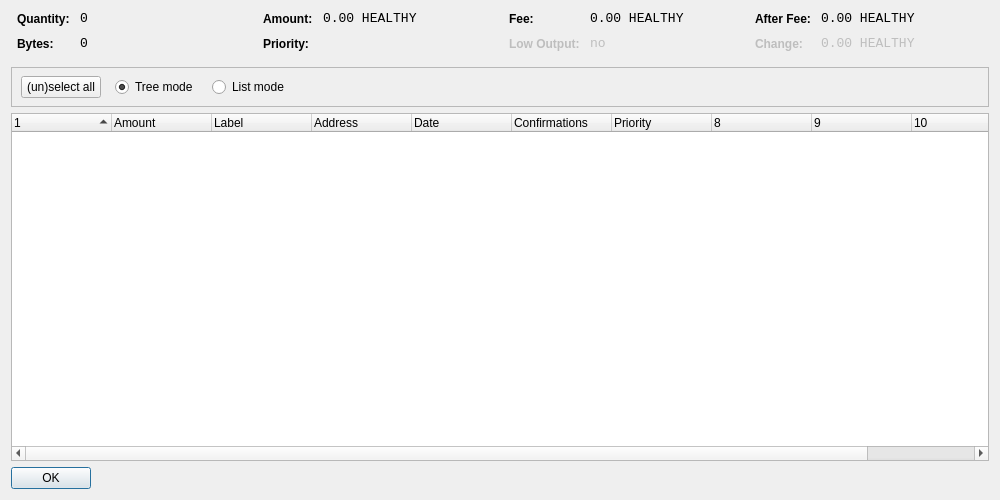
<?xml version="1.0" encoding="UTF-8"?>
<ui version="4.0">
 <class>CoinControlDialog</class>
 <widget class="QDialog" name="CoinControlDialog">
  <property name="geometry">
   <rect>
    <x>0</x>
    <y>0</y>
    <width>1000</width>
    <height>500</height>
   </rect>
  </property>
  <property name="windowTitle">
   <string>Coin Control</string>
  </property>
  <layout class="QVBoxLayout" name="verticalLayout">
   <item>
    <layout class="QHBoxLayout" name="horizontalLayoutTop" stretch="0,0,0,0">
     <property name="topMargin">
      <number>0</number>
     </property>
     <property name="bottomMargin">
      <number>10</number>
     </property>
     <item>
      <layout class="QFormLayout" name="formLayoutCoinControl1">
       <property name="horizontalSpacing">
        <number>10</number>
       </property>
       <property name="verticalSpacing">
        <number>10</number>
       </property>
       <property name="leftMargin">
        <number>6</number>
       </property>
       <property name="rightMargin">
        <number>6</number>
       </property>
       <item row="0" column="0">
        <widget class="QLabel" name="labelCoinControlQuantityText">
         <property name="styleSheet">
          <string notr="true">font-weight:bold;</string>
         </property>
         <property name="text">
          <string>Quantity:</string>
         </property>
        </widget>
       </item>
       <item row="0" column="1">
        <widget class="QLabel" name="labelCoinControlQuantity">
         <property name="font">
          <font>
           <family>Monospace</family>
           <pointsize>10</pointsize>
          </font>
         </property>
         <property name="cursor">
          <cursorShape>IBeamCursor</cursorShape>
         </property>
         <property name="contextMenuPolicy">
          <enum>Qt::ActionsContextMenu</enum>
         </property>
         <property name="text">
          <string notr="true">0</string>
         </property>
         <property name="textInteractionFlags">
          <set>Qt::LinksAccessibleByMouse|Qt::TextSelectableByKeyboard|Qt::TextSelectableByMouse</set>
         </property>
        </widget>
       </item>
       <item row="1" column="0">
        <widget class="QLabel" name="labelCoinControlBytesText">
         <property name="styleSheet">
          <string notr="true">font-weight:bold;</string>
         </property>
         <property name="text">
          <string>Bytes:</string>
         </property>
        </widget>
       </item>
       <item row="1" column="1">
        <widget class="QLabel" name="labelCoinControlBytes">
         <property name="font">
          <font>
           <family>Monospace</family>
           <pointsize>10</pointsize>
          </font>
         </property>
         <property name="cursor">
          <cursorShape>IBeamCursor</cursorShape>
         </property>
         <property name="contextMenuPolicy">
          <enum>Qt::ActionsContextMenu</enum>
         </property>
         <property name="text">
          <string notr="true">0</string>
         </property>
         <property name="textInteractionFlags">
          <set>Qt::LinksAccessibleByMouse|Qt::TextSelectableByKeyboard|Qt::TextSelectableByMouse</set>
         </property>
        </widget>
       </item>
      </layout>
     </item>
     <item>
      <layout class="QFormLayout" name="formLayoutCoinControl2">
       <property name="horizontalSpacing">
        <number>10</number>
       </property>
       <property name="verticalSpacing">
        <number>10</number>
       </property>
       <property name="leftMargin">
        <number>6</number>
       </property>
       <property name="rightMargin">
        <number>6</number>
       </property>
       <item row="0" column="0">
        <widget class="QLabel" name="labelCoinControlAmountText">
         <property name="styleSheet">
          <string notr="true">font-weight:bold;</string>
         </property>
         <property name="text">
          <string>Amount:</string>
         </property>
        </widget>
       </item>
       <item row="0" column="1">
        <widget class="QLabel" name="labelCoinControlAmount">
         <property name="font">
          <font>
           <family>Monospace</family>
           <pointsize>10</pointsize>
          </font>
         </property>
         <property name="cursor">
          <cursorShape>IBeamCursor</cursorShape>
         </property>
         <property name="contextMenuPolicy">
          <enum>Qt::ActionsContextMenu</enum>
         </property>
         <property name="text">
          <string notr="true">0.00 HEALTHY</string>
         </property>
         <property name="textInteractionFlags">
          <set>Qt::LinksAccessibleByMouse|Qt::TextSelectableByKeyboard|Qt::TextSelectableByMouse</set>
         </property>
        </widget>
       </item>
       <item row="1" column="0">
        <widget class="QLabel" name="labelCoinControlPriorityText">
         <property name="styleSheet">
          <string notr="true">font-weight:bold;</string>
         </property>
         <property name="text">
          <string>Priority:</string>
         </property>
        </widget>
       </item>
       <item row="1" column="1">
        <widget class="QLabel" name="labelCoinControlPriority">
         <property name="font">
          <font>
           <family>Monospace</family>
           <pointsize>10</pointsize>
          </font>
         </property>
         <property name="cursor">
          <cursorShape>IBeamCursor</cursorShape>
         </property>
         <property name="contextMenuPolicy">
          <enum>Qt::ActionsContextMenu</enum>
         </property>
         <property name="text">
          <string/>
         </property>
         <property name="textInteractionFlags">
          <set>Qt::LinksAccessibleByMouse|Qt::TextSelectableByKeyboard|Qt::TextSelectableByMouse</set>
         </property>
        </widget>
       </item>
      </layout>
     </item>
     <item>
      <layout class="QFormLayout" name="formLayoutCoinControl3">
       <property name="horizontalSpacing">
        <number>10</number>
       </property>
       <property name="verticalSpacing">
        <number>10</number>
       </property>
       <property name="leftMargin">
        <number>6</number>
       </property>
       <property name="rightMargin">
        <number>6</number>
       </property>
       <item row="0" column="0">
        <widget class="QLabel" name="labelCoinControlFeeText">
         <property name="styleSheet">
          <string notr="true">font-weight:bold;</string>
         </property>
         <property name="text">
          <string>Fee:</string>
         </property>
        </widget>
       </item>
       <item row="0" column="1">
        <widget class="QLabel" name="labelCoinControlFee">
         <property name="font">
          <font>
           <family>Monospace</family>
           <pointsize>10</pointsize>
          </font>
         </property>
         <property name="cursor">
          <cursorShape>IBeamCursor</cursorShape>
         </property>
         <property name="contextMenuPolicy">
          <enum>Qt::ActionsContextMenu</enum>
         </property>
         <property name="text">
          <string notr="true">0.00 HEALTHY</string>
         </property>
         <property name="textInteractionFlags">
          <set>Qt::LinksAccessibleByMouse|Qt::TextSelectableByKeyboard|Qt::TextSelectableByMouse</set>
         </property>
        </widget>
       </item>
       <item row="1" column="0">
        <widget class="QLabel" name="labelCoinControlLowOutputText">
         <property name="enabled">
          <bool>false</bool>
         </property>
         <property name="styleSheet">
          <string notr="true">font-weight:bold;</string>
         </property>
         <property name="text">
          <string>Low Output:</string>
         </property>
        </widget>
       </item>
       <item row="1" column="1">
        <widget class="QLabel" name="labelCoinControlLowOutput">
         <property name="enabled">
          <bool>false</bool>
         </property>
         <property name="font">
          <font>
           <family>Monospace</family>
           <pointsize>10</pointsize>
          </font>
         </property>
         <property name="cursor">
          <cursorShape>IBeamCursor</cursorShape>
         </property>
         <property name="contextMenuPolicy">
          <enum>Qt::ActionsContextMenu</enum>
         </property>
         <property name="text">
          <string notr="true">no</string>
         </property>
         <property name="textInteractionFlags">
          <set>Qt::LinksAccessibleByMouse|Qt::TextSelectableByKeyboard|Qt::TextSelectableByMouse</set>
         </property>
        </widget>
       </item>
      </layout>
     </item>
     <item>
      <layout class="QFormLayout" name="formLayoutCoinControl4">
       <property name="horizontalSpacing">
        <number>10</number>
       </property>
       <property name="verticalSpacing">
        <number>10</number>
       </property>
       <property name="leftMargin">
        <number>6</number>
       </property>
       <property name="rightMargin">
        <number>6</number>
       </property>
       <item row="0" column="0">
        <widget class="QLabel" name="labelCoinControlAfterFeeText">
         <property name="styleSheet">
          <string notr="true">font-weight:bold;</string>
         </property>
         <property name="text">
          <string>After Fee:</string>
         </property>
        </widget>
       </item>
       <item row="0" column="1">
        <widget class="QLabel" name="labelCoinControlAfterFee">
         <property name="font">
          <font>
           <family>Monospace</family>
           <pointsize>10</pointsize>
          </font>
         </property>
         <property name="cursor">
          <cursorShape>IBeamCursor</cursorShape>
         </property>
         <property name="contextMenuPolicy">
          <enum>Qt::ActionsContextMenu</enum>
         </property>
         <property name="text">
          <string notr="true">0.00 HEALTHY</string>
         </property>
         <property name="textInteractionFlags">
          <set>Qt::LinksAccessibleByMouse|Qt::TextSelectableByKeyboard|Qt::TextSelectableByMouse</set>
         </property>
        </widget>
       </item>
       <item row="1" column="0">
        <widget class="QLabel" name="labelCoinControlChangeText">
         <property name="enabled">
          <bool>false</bool>
         </property>
         <property name="styleSheet">
          <string notr="true">font-weight:bold;</string>
         </property>
         <property name="text">
          <string>Change:</string>
         </property>
        </widget>
       </item>
       <item row="1" column="1">
        <widget class="QLabel" name="labelCoinControlChange">
         <property name="enabled">
          <bool>false</bool>
         </property>
         <property name="font">
          <font>
           <family>Monospace</family>
           <pointsize>10</pointsize>
          </font>
         </property>
         <property name="cursor">
          <cursorShape>IBeamCursor</cursorShape>
         </property>
         <property name="contextMenuPolicy">
          <enum>Qt::ActionsContextMenu</enum>
         </property>
         <property name="text">
          <string notr="true">0.00 HEALTHY</string>
         </property>
         <property name="textInteractionFlags">
          <set>Qt::LinksAccessibleByMouse|Qt::TextSelectableByKeyboard|Qt::TextSelectableByMouse</set>
         </property>
        </widget>
       </item>
      </layout>
     </item>
    </layout>
   </item>
   <item>
    <widget class="QFrame" name="frame">
     <property name="minimumSize">
      <size>
       <width>0</width>
       <height>40</height>
      </size>
     </property>
     <property name="frameShape">
      <enum>QFrame::StyledPanel</enum>
     </property>
     <property name="frameShadow">
      <enum>QFrame::Sunken</enum>
     </property>
     <widget class="QWidget" name="horizontalLayoutWidget">
      <property name="geometry">
       <rect>
        <x>10</x>
        <y>0</y>
        <width>781</width>
        <height>41</height>
       </rect>
      </property>
      <layout class="QHBoxLayout" name="horizontalLayoutPanel" stretch="0,0,0,0,0">
       <property name="spacing">
        <number>14</number>
       </property>
       <item>
        <widget class="QPushButton" name="pushButtonSelectAll">
         <property name="sizePolicy">
          <sizepolicy hsizetype="Maximum" vsizetype="Fixed">
           <horstretch>0</horstretch>
           <verstretch>0</verstretch>
          </sizepolicy>
         </property>
         <property name="text">
          <string>(un)select all</string>
         </property>
        </widget>
       </item>
       <item>
        <widget class="QRadioButton" name="radioTreeMode">
         <property name="sizePolicy">
          <sizepolicy hsizetype="Maximum" vsizetype="Fixed">
           <horstretch>0</horstretch>
           <verstretch>0</verstretch>
          </sizepolicy>
         </property>
         <property name="text">
          <string>Tree mode</string>
         </property>
         <property name="checked">
          <bool>true</bool>
         </property>
        </widget>
       </item>
       <item>
        <widget class="QRadioButton" name="radioListMode">
         <property name="sizePolicy">
          <sizepolicy hsizetype="Maximum" vsizetype="Fixed">
           <horstretch>0</horstretch>
           <verstretch>0</verstretch>
          </sizepolicy>
         </property>
         <property name="text">
          <string>List mode</string>
         </property>
        </widget>
       </item>
       <item>
        <spacer name="horizontalSpacer">
         <property name="orientation">
          <enum>Qt::Horizontal</enum>
         </property>
         <property name="sizeHint" stdset="0">
          <size>
           <width>40</width>
           <height>20</height>
          </size>
         </property>
        </spacer>
       </item>
      </layout>
     </widget>
    </widget>
   </item>
   <item>
    <widget class="CoinControlTreeWidget" name="treeWidget">
     <property name="contextMenuPolicy">
      <enum>Qt::CustomContextMenu</enum>
     </property>
     <property name="sortingEnabled">
      <bool>false</bool>
     </property>
     <property name="columnCount">
      <number>11</number>
     </property>
     <attribute name="headerShowSortIndicator" stdset="0">
      <bool>true</bool>
     </attribute>
     <attribute name="headerStretchLastSection">
      <bool>false</bool>
     </attribute>
     <column>
      <property name="text">
       <string/>
      </property>
     </column>
     <column>
      <property name="text">
       <string>Amount</string>
      </property>
     </column>
     <column>
      <property name="text">
       <string>Label</string>
      </property>
     </column>
     <column>
      <property name="text">
       <string>Address</string>
      </property>
     </column>
     <column>
      <property name="text">
       <string>Date</string>
      </property>
     </column>
     <column>
      <property name="text">
       <string>Confirmations</string>
      </property>
      <property name="toolTip">
       <string>Confirmed</string>
      </property>
     </column>
     <column>
      <property name="text">
       <string>Priority</string>
      </property>
     </column>
     <column>
      <property name="text">
       <string/>
      </property>
     </column>
     <column>
      <property name="text">
       <string/>
      </property>
     </column>
     <column>
      <property name="text">
       <string/>
      </property>
     </column>
     <column>
      <property name="text">
       <string/>
      </property>
     </column>
    </widget>
   </item>
   <item>
    <widget class="QDialogButtonBox" name="buttonBox">
     <property name="sizePolicy">
      <sizepolicy hsizetype="Maximum" vsizetype="Fixed">
       <horstretch>0</horstretch>
       <verstretch>0</verstretch>
      </sizepolicy>
     </property>
     <property name="orientation">
      <enum>Qt::Horizontal</enum>
     </property>
     <property name="standardButtons">
      <set>QDialogButtonBox::Ok</set>
     </property>
    </widget>
   </item>
  </layout>
 </widget>
 <customwidgets>
  <customwidget>
   <class>CoinControlTreeWidget</class>
   <extends>QTreeWidget</extends>
   <header>coincontroltreewidget.h</header>
  </customwidget>
 </customwidgets>
 <resources/>
 <connections/>
</ui>
